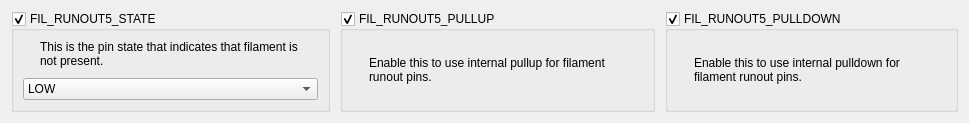
        <widget class="QWidget" name="tab_5">
         <property name="styleSheet">
          <string notr="true">#tab_5::enabled {
	background: rgb(50, 52, 59);
}


#tab_5::disabled {
	background: rgb(34, 35, 40);
}
</string>
         </property>
         <attribute name="title">
          <string>Sensor 5</string>
         </attribute>
         <layout class="QGridLayout" name="gridLayout_47">
          <item row="0" column="0">
           <widget class="QWidget" name="widget_7" native="true">
            <layout class="QGridLayout" name="gridLayout_19">
             <property name="leftMargin">
              <number>0</number>
             </property>
             <property name="topMargin">
              <number>0</number>
             </property>
             <property name="rightMargin">
              <number>0</number>
             </property>
             <property name="bottomMargin">
              <number>0</number>
             </property>
             <property name="spacing">
              <number>10</number>
             </property>
             <item row="0" column="1">
              <widget class="QGroupBox" name="uFilRunout5PullupBox">
               <property name="title">
                <string>FIL_RUNOUT5_PULLUP</string>
               </property>
               <property name="checkable">
                <bool>true</bool>
               </property>
               <layout class="QGridLayout" name="gridLayout_34">
                <property name="spacing">
                 <number>10</number>
                </property>
                <item row="0" column="0">
                 <widget class="QLabel" name="label_43">
                  <property name="sizePolicy">
                   <sizepolicy hsizetype="Fixed" vsizetype="Fixed">
                    <horstretch>0</horstretch>
                    <verstretch>0</verstretch>
                   </sizepolicy>
                  </property>
                  <property name="text">
                   <string/>
                  </property>
                  <property name="pixmap">
                   <pixmap resource="../resources/resources.qrc">:/info_FILL0_wght100_GRAD0_opsz20.svg</pixmap>
                  </property>
                 </widget>
                </item>
                <item row="0" column="1">
                 <widget class="QLabel" name="label_44">
                  <property name="text">
                   <string>Enable this to use internal pullup for filament runout pins.</string>
                  </property>
                  <property name="wordWrap">
                   <bool>true</bool>
                  </property>
                 </widget>
                </item>
               </layout>
              </widget>
             </item>
             <item row="0" column="0">
              <widget class="QGroupBox" name="uFilRunout5StateBox">
               <property name="title">
                <string>FIL_RUNOUT5_STATE</string>
               </property>
               <property name="checkable">
                <bool>true</bool>
               </property>
               <layout class="QGridLayout" name="gridLayout_28">
                <property name="spacing">
                 <number>10</number>
                </property>
                <item row="0" column="1">
                 <widget class="QLabel" name="label_30">
                  <property name="text">
                   <string>This is the pin state that indicates that filament is not present.</string>
                  </property>
                  <property name="wordWrap">
                   <bool>true</bool>
                  </property>
                 </widget>
                </item>
                <item row="0" column="0">
                 <widget class="QLabel" name="label_29">
                  <property name="sizePolicy">
                   <sizepolicy hsizetype="Fixed" vsizetype="Fixed">
                    <horstretch>0</horstretch>
                    <verstretch>0</verstretch>
                   </sizepolicy>
                  </property>
                  <property name="text">
                   <string/>
                  </property>
                  <property name="pixmap">
                   <pixmap resource="../resources/resources.qrc">:/info_FILL0_wght100_GRAD0_opsz20.svg</pixmap>
                  </property>
                 </widget>
                </item>
                <item row="1" column="0" colspan="2">
                 <widget class="Dropdown" name="uFilRunout5StateDropdown">
                  <item>
                   <property name="text">
                    <string>LOW</string>
                   </property>
                  </item>
                  <item>
                   <property name="text">
                    <string>HIGH</string>
                   </property>
                  </item>
                 </widget>
                </item>
               </layout>
              </widget>
             </item>
             <item row="0" column="2">
              <widget class="QGroupBox" name="uFilRunout5PulldownBox">
               <property name="title">
                <string>FIL_RUNOUT5_PULLDOWN</string>
               </property>
               <property name="checkable">
                <bool>true</bool>
               </property>
               <layout class="QGridLayout" name="gridLayout_41">
                <property name="spacing">
                 <number>10</number>
                </property>
                <item row="0" column="0">
                 <widget class="QLabel" name="label_57">
                  <property name="sizePolicy">
                   <sizepolicy hsizetype="Fixed" vsizetype="Fixed">
                    <horstretch>0</horstretch>
                    <verstretch>0</verstretch>
                   </sizepolicy>
                  </property>
                  <property name="text">
                   <string/>
                  </property>
                  <property name="pixmap">
                   <pixmap resource="../resources/resources.qrc">:/info_FILL0_wght100_GRAD0_opsz20.svg</pixmap>
                  </property>
                 </widget>
                </item>
                <item row="0" column="1">
                 <widget class="QLabel" name="label_58">
                  <property name="text">
                   <string>Enable this to use internal pulldown for filament runout pins.</string>
                  </property>
                  <property name="wordWrap">
                   <bool>true</bool>
                  </property>
                 </widget>
                </item>
               </layout>
              </widget>
             </item>
            </layout>
           </widget>
          </item>
         </layout>
        </widget>
